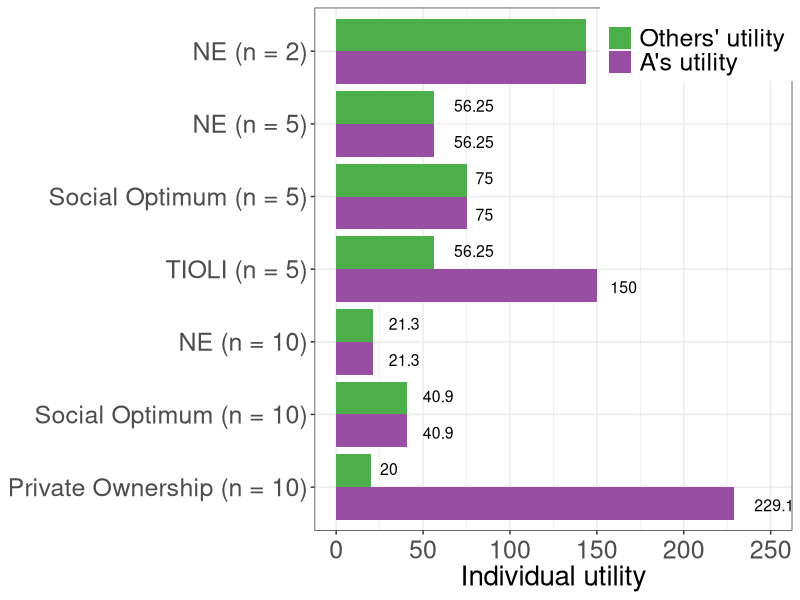
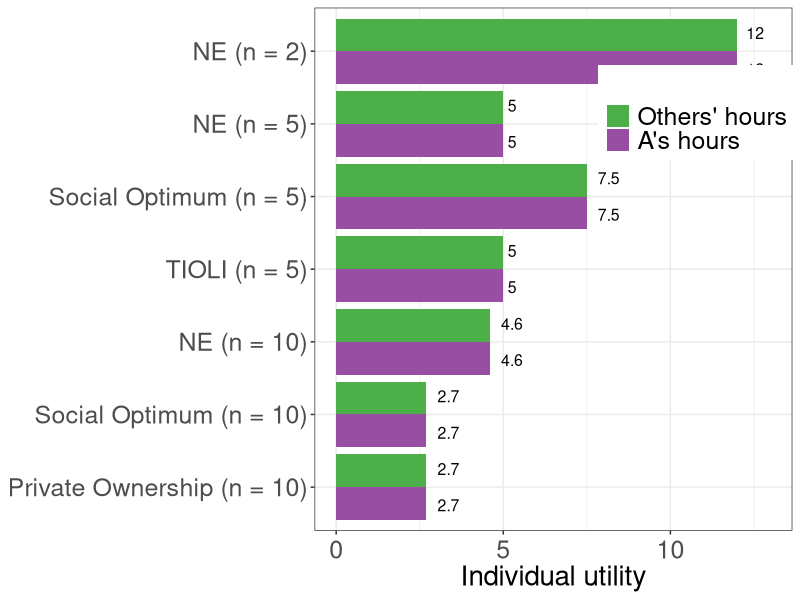

The R script that drew these images, in order:
library(tidyverse)

hours <- c(12, 12, 5,5,7.5,7.5,5,5, 4.6, 4.6 ,2.7, 2.7, 2.7 , 2.7)
utility <- c(144, 144, 56.25, 56.25, 75, 75, 150, 56.25, 21.3, 21.3, 40.9, 40.9, 229.1, 20 )
type <- c("u^A","u^J", "u^A","u^J", "u^A","u^J", "u^A","u^J", "u^A","u^J", "u^A","u^J", "u^A","u^J")
group <- c("NE (n = 2)","NE (n = 2)", 
           "NE (n = 5)","NE (n = 5)", 
           "Social Optimum (n = 5)", "Social Optimum (n = 5)",
           "TIOLI (n = 5)", "TIOLI (n = 5)",
           "NE (n = 10)", "NE (n = 10)", 
           "Social Optimum (n = 10)","Social Optimum (n = 10)", 
           "Private Ownership (n = 10)", "Private Ownership (n = 10)"
           )
dfpool <- tibble(hours, utility, type, group)
dfpool <- 
  dfpool %>% 
  mutate(group = factor(group, levels = c("Private Ownership (n = 10)",
                                          "Social Optimum (n = 10)", 
                                          "NE (n = 10)",
                                          "TIOLI (n = 5)",
                                          "Social Optimum (n = 5)", 
                                          "NE (n = 5)",
                                          "NE (n = 2)"
                                          ))
         )

plotP <- 
  dfpool %>% 
  ggplot(aes(x = group, y = utility, fill = type)) + 
  geom_bar(stat = "identity", position = position_dodge()) + 
  xlab("") +
  ylab("Individual utility") +
  scale_fill_manual(values = c("#4daf4a", "#984ea3"),
                    #values=c("#377eb8","#e41a1c", "#41AE76","#FFEF66","#386cb0"),
                    name = "", 
                    breaks = c("u^J","u^A"),
                    labels = c( "Others' utility", "A's utility")
  ) + 
  theme_bw() + 
  theme(legend.position = c(0.8, 0.95),
        legend.text.align = 0,
        axis.title = element_text(size = 20),
        axis.title.y = element_blank(),
        axis.text.y = element_text(size = 18),
        #legend.title = element_text(size = 16),
        legend.text = element_text(size = 18),
        legend.title = element_text(size = 18),
        axis.text.x  = element_text(vjust = 0.5, size = 18)) + 
  geom_text(
    aes(x = group, y = utility, label = utility, group = type),
    col = "black",
    hjust = -0.5, size = 4,
    position = position_dodge(width = 1),
    inherit.aes = TRUE
  ) +
  ylim(0, 250) +
  coord_flip()
#plotP
ggsave("coordination_failures/bargraph_pooled_u.pdf", plotP, width = 12, height = 12)

plotPh <- 
  dfpool %>% 
  ggplot(aes(x = group, y = hours, fill = type)) + 
  geom_bar(stat = "identity", position = position_dodge()) + 
  xlab("") +
  ylab("Individual utility") +
  scale_fill_manual(values = c("#4daf4a", "#984ea3"),
                    #values=c("#377eb8","#e41a1c", "#41AE76","#FFEF66","#386cb0"),
                    name = "", 
                    breaks = c("u^J","u^A"),
                    labels = c( "Others' hours", "A's hours")
  ) + 
  theme_bw() + 
  theme(legend.position = c(0.8, 0.8),
        legend.text.align = 0,
        axis.title = element_text(size = 20),
        axis.title.y = element_blank(),
        axis.text.y = element_text(size = 18),
        #legend.title = element_text(size = 16),
        legend.text = element_text(size = 18),
        legend.title = element_text(size = 18),
        axis.text.x  = element_text(vjust = 0.5, size = 18)) + 
  geom_text(
    aes(x = group, y = hours, label = hours, group = type),
    col = "black",
    hjust = -0.5, size = 4,
    position = position_dodge(width = 1),
    inherit.aes = TRUE
  ) +
  ylim(0, 13) +
  coord_flip()
ggsave("coordination_failures/bargraph_pooled_hrs.pdf", plotPh, width = 12, height = 12)
